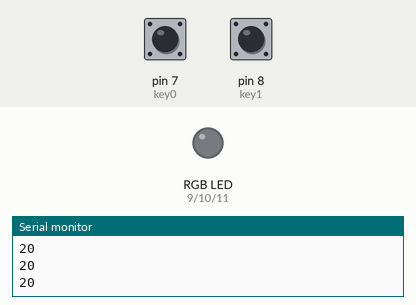
This sketch was run on a simulated Arduino Uno, built with avr-gcc and run on an emulated ATmega328P. Shown: an RGB LED mixed from three pins (HIGH = lit), the last lines printed to the serial monitor. The inputs (shaded band) are chosen by the test bench; at power-on: pin 7 (key0) LOW, pin 8 (key1) LOW.

Above: at 1.2 s.
1.3 s: pin 7 (key0) pulled HIGH for 0.15 s
At 1.45 s:
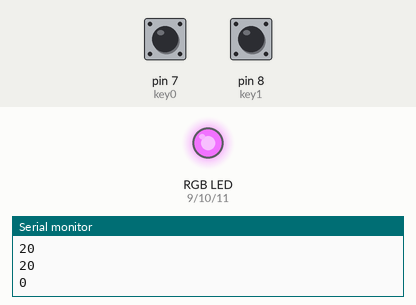
4.3 s: pin 8 (key1) pulled HIGH for 3.2 s
At 8.6 s:
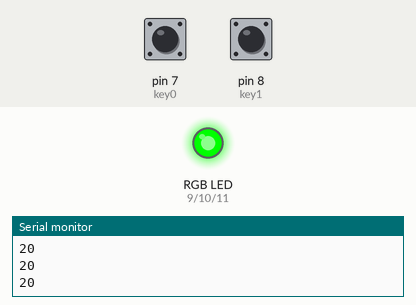
9.0 s: pin 7 (key0) pulled HIGH for 1 s
At 15.1 s:
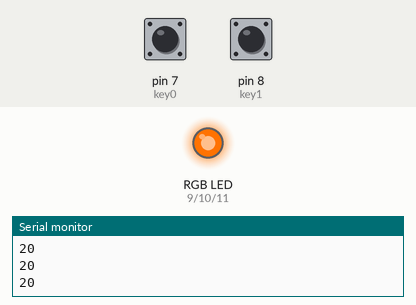
Timing chart, 0 to 16.6 s (numbered marks = the images above; inputs shaded):
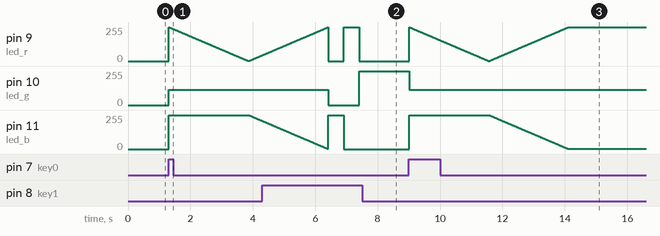

The sketch:

B.ino
```cpp
#define led_r 9
#define led_g 10
#define led_b 11
#define key0 7
#define key1 8
#define key2 13

void setup() {
  // put your setup code here, to run once:
  Serial.begin(9600);
  pinMode(led_r, OUTPUT);
  pinMode(led_g, OUTPUT);
  pinMode(led_b, OUTPUT);
  pinMode(key0, INPUT);
  pinMode(key1, INPUT);
}

void loop() {
  // put your main code here, to run repeatedly:
  int key = 20;
  if(digitalRead(key0) == HIGH) key = 0;
  if(digitalRead(key1) == HIGH) key = 1;
  Serial.println(key);
  // key = 20;
  if(key == 0){
    for(int i = 255; i > 0; --i){
      analogWrite(led_r, i);
      analogWrite(led_g, 114);
      analogWrite(led_b, 255);
      delay(10);
      // if(digitalRead(key2) == 1) break;
    }
    for(int i = 0; i < 255; ++i){
      analogWrite(led_r, i);
      analogWrite(led_g, 114);
      analogWrite(led_b, 255 - i);
      delay(10);
      // if(digitalRead(key2) == 1) break;
    }
  }
  else if(key == 1){
      analogWrite(led_r, 0);
      analogWrite(led_g, 0);
      analogWrite(led_b, 255);
      delay(500);
      analogWrite(led_r, 255);
      analogWrite(led_g, 0);
      analogWrite(led_b, 0);
      delay(500);
      analogWrite(led_r, 0);
      analogWrite(led_g, 255);
      analogWrite(led_b, 0);
      delay(500);
  }
}
```

Measured:
- after the input at 1.3 s, pin 10 (led_g): 0/255 → 114/255 at once
- after the input at 4.3 s, pin 10 (led_g): 114/255 → 0/255 after 2.1 s, → 255/255 1.0 s later
- after the input at 9.0 s, pin 10 (led_g): 255/255 → 114/255 at once
